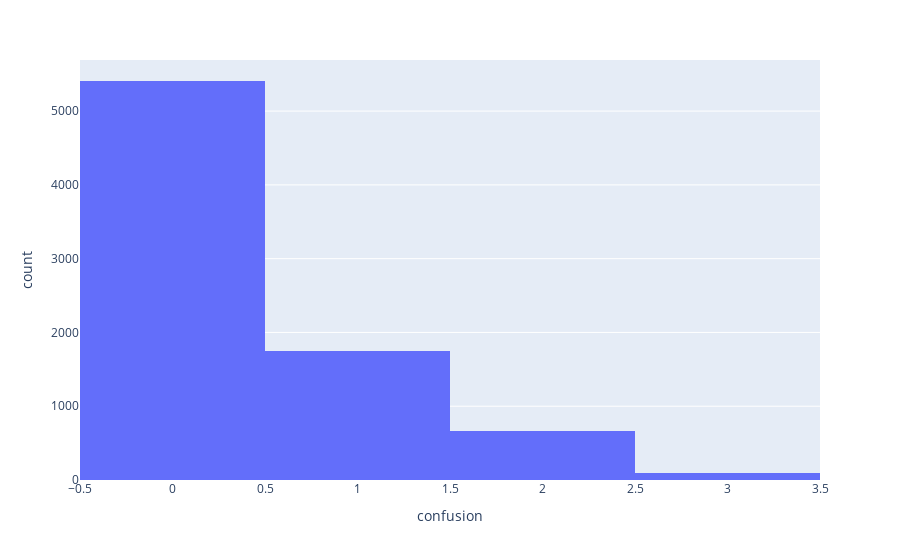

This figure's notebook cell:
### Code cell
px.histogram(df_continous,
             'confusion')

### Figure 1 — Plotly figure (JSON) as saved in the notebook; plotly's stock layout.template omitted (floating-point values rounded to 4 significant figures; data arrays with more than 128 entries replaced by an {"elided": "..."} marker saying what was removed)
{"data": [{"bingroup": "x", "hovertemplate": "confusion=%{x}<br>count=%{y}<extra></extra>", "legendgroup": "", "marker": {"color": "#636efa", "pattern": {"shape": ""}}, "name": "", "orientation": "v", "showlegend": false, "type": "histogram", "x": {"elided": "7919 int values"}, "xaxis": "x", "yaxis": "y"}], "layout": {"barmode": "relative", "legend": {"tracegroupgap": 0}, "margin": {"t": 60}, "xaxis": {"anchor": "y", "domain": [0, 1], "title": {"text": "confusion"}}, "yaxis": {"anchor": "x", "domain": [0, 1], "title": {"text": "count"}}}}
